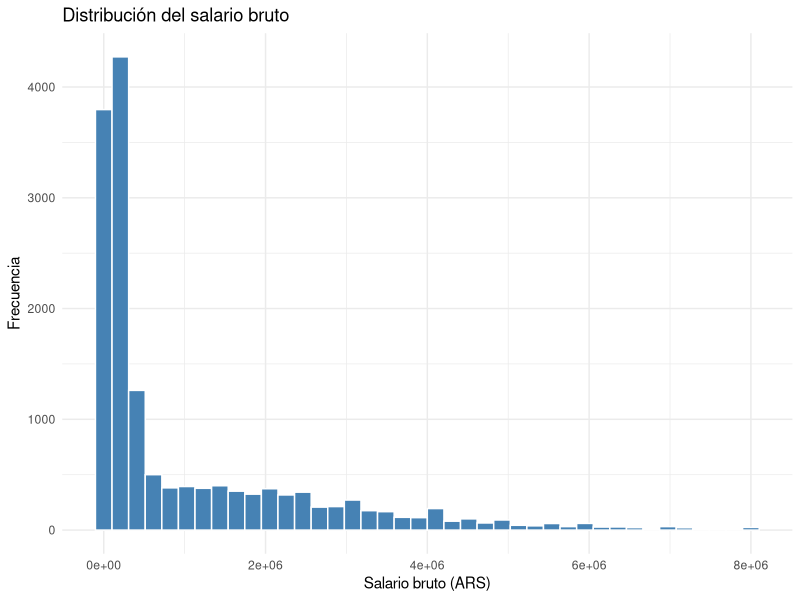
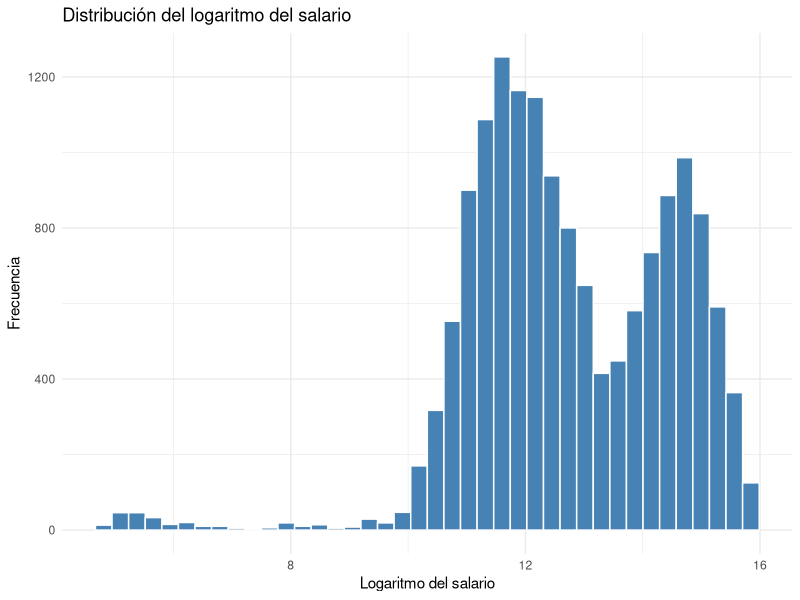
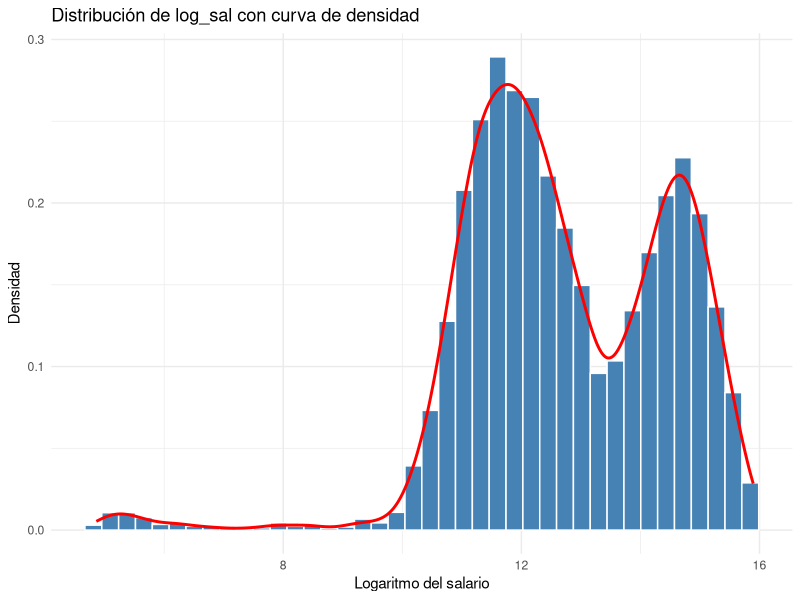
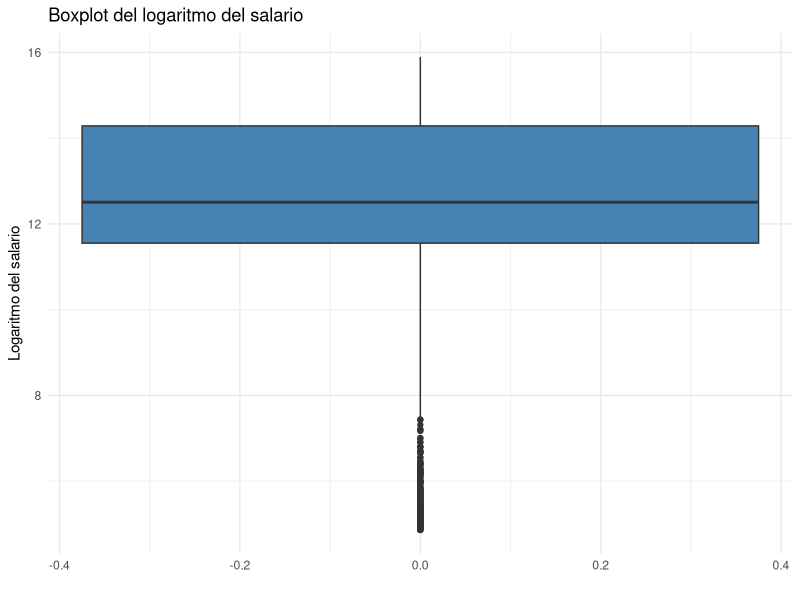
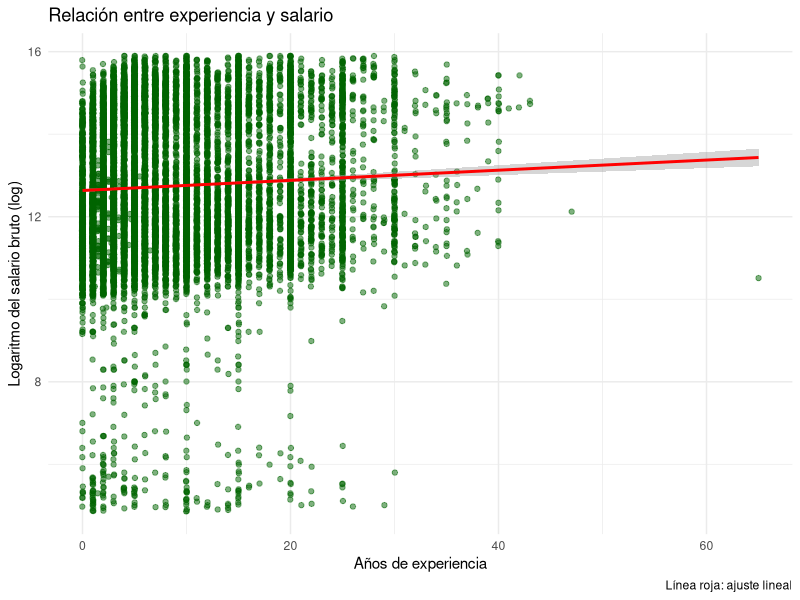
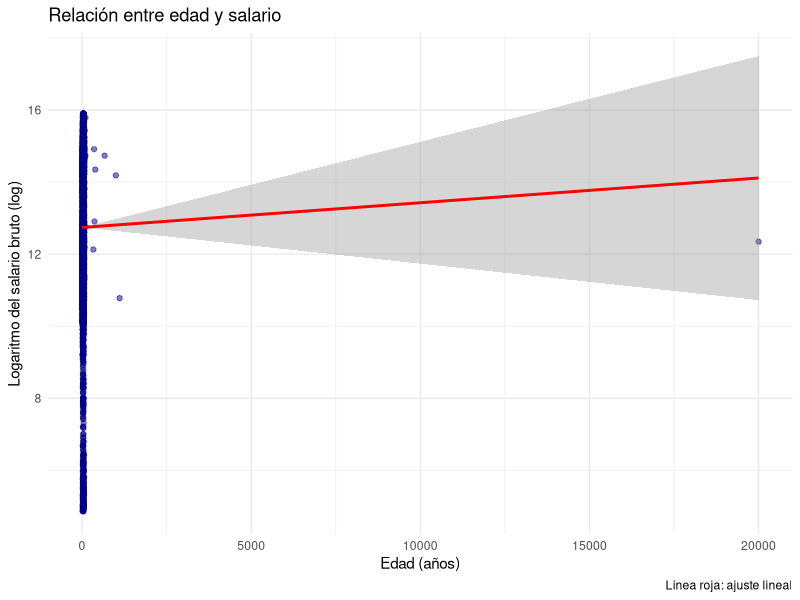
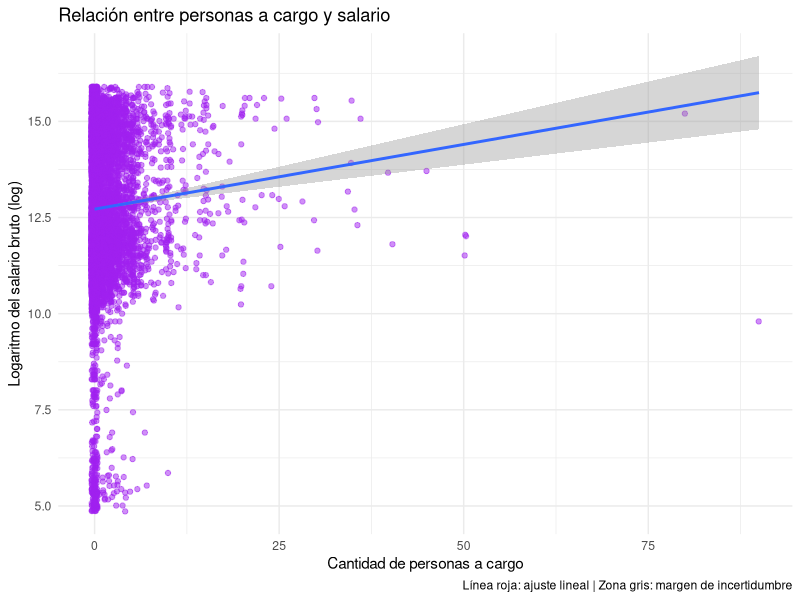
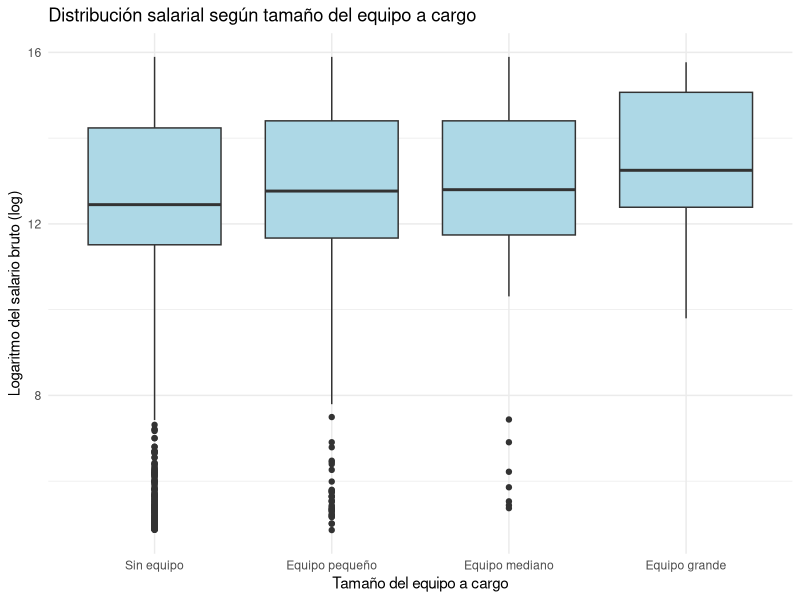

Generate these figures, in order, with R:
# -----------------------------------------------------------------------------
# 03_EDA.R
# -----------------------------------------------------------------------------

library(tidyverse)

#INDICE

# 1. CARGA DEL DATASET 
# 2. ESTRUCTURA GENERAL 
# 3. CALIDAD DE DATOS 
# 4. DISTRIBUCIONES UNIVARIADAS 
# 5. DISTRIBUCIÓN DE LA VARIABLE OBJETIVO 
# 6. VARIABLES NUMÉRICAS 
# 7. VARIABLES CATEGÓRICAS 
# 8. VARIABLES POTENCIALMENTE CONFUNDIDORAS 
# 9. REGIÓN Y ROLES 
# 10. CONCLUSIONES DEL EDA

# -----------------------------------------------------------------------------
# 1. CARGA DEL DATASET LIMPIO
# -----------------------------------------------------------------------------

df <- read_csv(
  "data/processed/df_sysarmy.csv")

# -----------------------------------------------------------------------------
# 2. ESTRUCTURA GENERAL
# -----------------------------------------------------------------------------

glimpse(df)
colnames(df)

# -----------------------------------------------------------------------------
# 3. CALIDAD DE DATOS
# -----------------------------------------------------------------------------


colSums(is.na(df))
sort(colSums(is.na(df)), decreasing = TRUE)



df %>%
  group_by(anio,semestre) %>%
  summarise(
    registros = n(),
    seniority_na = sum(is.na(seniority)),
    dolarizado_na = sum(is.na(sueldo_dolarizado)),
    modalidad_na = sum(is.na(modalidad)),
    uso_ia_na = sum(is.na(uso_ia))
  )


# CONCLUSION:
# Las variables PRINCIPALES utilizadas para el analisis no presentan
# valores faltantes.
#
# Seniority, sueldo_dolarizado y uso_ia representan aproximadamente
# un 67% de valores faltantes. Sin embargo, en el ultimo analisis que hicimos
# (por periodos) nos muestra que estos faltantes no son aleatorios.
#
# Las variables seniority, sueldo_dolarizado y uso_ia se encuentran
# disponibles a partir de la encuesta del periodo 2024.1,
# mientras que modalidad aparece a partir de 2022.2.
#
# Por lo tanto, los valores faltantes responden a cambios en el
# cuestionario de Sysarmy entre distintos períodos y no a errores
# de carga o falta de respuesta de los encuestados.



# -----------------------------------------------------------------------------
# 4. DISTRIBUCIONES UNIVARIADAS
# -----------------------------------------------------------------------------

### VARIABLES CATEGORICAS

# grupo_rol — "Data Platform / MLOps" representa el ~50% del dataset.
df %>%
  count(grupo_rol)%>%
  mutate(
    porcentaje = round(n/sum(n)*100,1)
  )

# Distribución de seniority — Nota: ~67% NA corresponden a períodos 2019-2023
df %>%
  count(seniority)%>%
  mutate(
    porcentaje = round(n/sum(n)*100,1)
  )

# genero_simple — Nota: ~82% Hombre, representación femenina baja (14%)
df %>%
  count(genero_simple)%>%
  mutate(
    porcentaje = round(n/sum(n)*100,1)
  )

# modalidad — Nota: ~46% NA (períodos pre-2022); entre los disponibles, 50% remoto
df %>%
  count(modalidad)%>%
  mutate(
    porcentaje = round(n/sum(n)*100,1)
  )

# gente_a_cargo_grupo — Nota: ~80% sin equipo a cargo
df %>%
  count(gente_a_cargo_grupo)%>%
  mutate(
    porcentaje = round(n/sum(n)*100,1)
  )


### VARIABLES NUMERICAS


# sal_bruto: media (1.049.037) - mediana (270.000) — distribucion asimetrica
# confirma uso de log_sal como variable objetivo
summary(df$sal_bruto)

# log_sal: media (12.74) y mediana (12.51) mas cercanas - buen uso de log()
summary(df$log_sal)

# experiencia: mediana 6 anios, máximo 65 — posible outlier en el maximo
summary(df$experiencia)

# edad: rango 17-70, 5 NA — no afectan el analisis
summary(df$edad)

# gente_a_cargo: mediana 0, media 0.74 — 80% sin equipo, distribucion muy sesgada
summary(df$gente_a_cargo)



# -----------------------------------------------------------------------------
# 5. DISTRIBUCION DE LA VARIABLE OBJETIVO
# -----------------------------------------------------------------------------


  ggplot(df, aes(x = sal_bruto)) +
    geom_histogram(
      bins = 40,
      fill = "steelblue",
      color = "white"
    ) +
    labs(
      title = "Distribución del salario bruto",
      x = "Salario bruto (ARS)",
      y = "Frecuencia"
    ) +
    theme_minimal()



ggplot(df, aes(x = log_sal)) +
  geom_histogram(
    bins = 40,
    fill = "steelblue",
    color = "white"
  ) +
  labs(
    title = "Distribución del logaritmo del salario",
    x = "Logaritmo del salario",
    y = "Frecuencia"
  ) +
  theme_minimal()



# Histograma con densidad — linea roja muestra curva de densidad estimada
# Grafico principal de esta seccion — se observa distribucion bimodal
# Dos picos sugieren -> dos grupos salariales distintos (pesos vs dolares)
ggplot(df, aes(x = log_sal)) +
  geom_histogram(
    aes(y = after_stat(density)),
    bins = 40, fill = "steelblue",color = "white"
  ) +
  geom_density(color = "red", size = 1) +
  labs(
    title = "Distribución de log_sal con curva de densidad",
    x = "Logaritmo del salario",
    y = "Densidad"
  )+
  theme_minimal()



# Boxplot del logarito del salario bruto
ggplot(df, aes(y = log_sal)) +
  geom_boxplot(fill = "steelblue") +
  labs(
    title = "Boxplot del logaritmo del salario",
    y = "Logaritmo del salario",
    x = ""
  ) +
  theme_minimal()


# -----------------------------------------------------------------------------
# 6. VARIABLES NUMERICAS
# -----------------------------------------------------------------------------


# Relacion entre Experiencia y salario
# Relacion positiva debil — experiencia sola no determina el salario
# Alta dispersion vertical
# La mayoria de observaciones se encuentran entre 0 y 20 anios de experiencia
ggplot(df, aes(x = experiencia, y = log_sal)) +
  geom_jitter(alpha = 0.5, color = "darkgreen") +
  geom_smooth(method = "lm", color = "red") +
  labs(
    title = "Relación entre experiencia y salario",
    x = "Años de experiencia",
    y = "Logaritmo del salario bruto (log)",
    caption = "Línea roja: ajuste lineal"
  )+
  theme_minimal()



# Relacion entre Edad y salario
# Tendencia positiva similar a experiencia pero con mayor dispersion
# Edad y experiencia probablemente correlacionadas — riesgo de multicolinealidad
# Se evaluara incluir solo una de las dos en el modelo final
ggplot(df, aes(x = edad, y = log_sal)) +
  geom_jitter(alpha = 0.5, color = "darkblue") +
  geom_smooth(method = "lm", color = "red") +
  labs(
    title = "Relación entre edad y salario",
    x = "Edad (años)",
    y = "Logaritmo del salario bruto (log)",
    caption = "Línea roja: ajuste lineal"
  ) +
  theme_minimal()


# Relacion entre Personas a cargo y salario
# 80% de observaciones en x=0 — ajuste lineal poco confiable
# Zona gris del lm se abre hacia la derecha por escasez de datos en valores altos
# El boxplot por grupos probablemente sea mas informativo para esta variable
ggplot(df, aes(x = gente_a_cargo, y = log_sal)) +
  geom_jitter(alpha = 0.5, color = "purple") +
  geom_smooth(method = "lm") +
  labs(
    title = "Relación entre personas a cargo y salario",
    x = "Cantidad de personas a cargo",
    y = "Logaritmo del salario bruto (log)",
    caption = "Línea roja: ajuste lineal | Zona gris: margen de incertidumbre"
  ) +
  theme_minimal()

# Relacion entre Grupo de personas a cargo y salario
# Mediana salarial aumenta progresivamente con el tamaño del equipo
# Cajas de tamaño similar — dispersion parecida entre los grupos
# Equipo grande tiene pocos casos
ggplot(df, aes(x = factor(gente_a_cargo_grupo, 
                           levels = c("Sin equipo","Equipo pequeño",
                                      "Equipo mediano","Equipo grande")), 
                y = log_sal)) +
  geom_boxplot(fill = "lightblue") +
  labs(
    title = "Distribución salarial según tamaño del equipo a cargo",
    x = "Tamaño del equipo a cargo",
    y = "Logaritmo del salario bruto (log)"
  )+
  theme_minimal()



# CONCLUSION SECCION 6:
# Las tres variables numericas muestran relacion positiva con el salario
# pero con alta dispersion — ninguna explica el salario de forma aislada.
# Edad y experiencia probablemente correlacionadas — evaluar multicolinealidad.




# -----------------------------------------------------------------------------
# 7. VARIABLES CATEGORICAS
# -----------------------------------------------------------------------------


# SENIORITY
# Variable con separación clara entre los tres niveles
# Medianas crecen progresivamente: Junior < Semi-Senior < Senior
# Senior tiene levemente la caja con mayor dispersión
ggplot(df %>% filter(!is.na(seniority)), 
       aes(x = seniority, y = log_sal, fill = seniority)) +
  geom_boxplot() +
  labs(
    title = "Distribución salarial según seniority",
    x = "Seniority",
    y = "Logaritmo del salario bruto (log)",
    caption = "Solo períodos 2024-2026 | n = 5.091 observaciones"
  )+
  theme_minimal()


# MODALIDAD
# Presencial muestra mediana levemente inferior y menor dispersión
# Medianas similares entre Remoto e Hibrido
# Modalidad no pareciera ser un determinante relevante del salario

ggplot(df %>% filter(!is.na(modalidad)),
       aes(x = modalidad, y = log_sal, fill = modalidad)) +
  geom_boxplot() +
  labs(
    title = "Distribución salarial según modalidad de trabajo",
    x = "Modalidad de trabajo",
    y = "Logaritmo del salario bruto (log)",
    caption = "Períodos 2019-2022 | n = 8.195 observaciones"
  ) +
  theme_minimal()


# DOLARIZACION
# Diferencia salarial mas pronunciada de todas las variables categóricas
# Dolarizado: mediana 14.9 ($2.916.000) vs No dolarizado: 14.6 ($2.180.000)
# Confirma hipotesis de bimodalidad observada en sección 5

ggplot(df %>% filter(!is.na(sueldo_dolarizado)),
       aes(x = factor(sueldo_dolarizado, 
                      labels = c("No dolarizado", "Dolarizado")),
           y = log_sal,
           fill = factor(sueldo_dolarizado))) +
  geom_boxplot() +
  labs(
    title = "Distribución salarial según dolarización del sueldo",
    x = "Tipo de sueldo",
    y = "Logaritmo del salario bruto (log)",
    caption = "Solo períodos 2024-2026 | n = 5.091 observaciones"
  ) +
  theme_minimal()

# Tabla de apoyo para visualizar mediana de log_sal segun sueldo dolarizado 
# TRUE o FALSE

df %>%
  filter(!is.na(sueldo_dolarizado)) %>%
  group_by(sueldo_dolarizado) %>%
  summarise(
    mediana = median(log_sal, na.rm = TRUE),
    mediana_pesos = median(sal_bruto, na.rm = TRUE),
    n = n()
  )


# RELACION ENTRE EXPERIENCIA y SALARIO SEGUN DOLARIZACION
# Brecha salarial entre dolarizados y no dolarizados se mantiene en toda 
# la trayectoria
# Las líneas no son paralelas — brecha crece levemente con la experiencia
# Dolarizar el sueldo tiene mayor impacto salarial a largo plazo

ggplot(df %>% filter(!is.na(sueldo_dolarizado)),
       aes(x = experiencia, 
           y = log_sal,
           color = factor(sueldo_dolarizado, 
                          labels = c("No dolarizado", "Dolarizado")))) +
  geom_point(alpha = 0.4, size = 0.8) +
  geom_smooth(method = "lm", se = TRUE) +
  labs(
    title = "Relación entre experiencia y salario según dolarización",
    x = "Años de experiencia",
    y = "Logaritmo del salario bruto (log)",
    color = "Tipo de sueldo",
    caption = "Línea: ajuste lineal con intervalo de confianza al 95% | Solo períodos 2024-2026"
  ) +
  theme_minimal()



# TAMANO DE LA EMPRESA
# Medianas similares entre todos los tamaños — sin tendencia clara ni consistente
# Leve variacion en tramos intermedios pero se estabiliza en empresas grandes
# Tamaño de empresa no parece ser un predictor relevante del salario

ggplot(df %>% filter(!is.na(tam_empresa)),
       aes(x = factor(tam_empresa, 
                      levels = c("1", "2-10", "11-50", "51-100", 
                                 "101-200", "201-500", "501-1000", 
                                 "1001-2000", "2001-5000", 
                                 "5001-10000", "+10000")), 
           y = log_sal)) +
  geom_boxplot(fill = "steelblue") +
  labs(
    title = "Distribución salarial según tamaño de la organización",
    x = "Cantidad de personas en la organización",
    y = "Logaritmo del salario bruto (log)"
  ) +
  theme(
    legend.position = "none",
    axis.text.x = element_text(angle = 45, hjust = 1)
  )+
  theme_minimal()



# CONCLUSION SECCION 7:
# Seniority y dolarización son las variables categóricas con mayor poder discriminante.
# Modalidad y tamaño de empresa no muestran diferencias salariales relevantes.
# Dolarización confirma hipótesis de bimodalidad — brecha del 34% en salario bruto.

# Tablas de apoyo

# mediana por seniority

df %>%
  group_by(seniority) %>%
  summarise(
    mediana_salario = median(sal_bruto, na.rm = TRUE),
    cantidad = n()
  )


# mediana por modalidad

df %>%
  group_by(modalidad) %>%
  summarise(
    mediana_salario = median(sal_bruto, na.rm = TRUE),
    cantidad = n()
  )


# mediana por sueldo dolarizado

df %>%
  group_by(sueldo_dolarizado) %>%
  summarise(
    mediana_salario = median(sal_bruto, na.rm = TRUE),
    cantidad = n()
  )


# -----------------------------------------------------------------------------
# 8. VARIABLES POTENCIALMENTE CONFUNDIDORAS
# -----------------------------------------------------------------------------



# GENERO
# Sin controlar por seniority — mujeres muestran mediana levemente superior
# Conclusion apresurada: no hay brecha salarial de genero
# Este grafico solo es el punto de partida — ver gráficos 2 y 3
ggplot(df,
       aes(x = genero_simple, y = log_sal, fill = genero_simple)) +
  geom_boxplot() +
  labs(
    title = "Distribución salarial según género",
    x = "Género",
    y = "Logaritmo del salario bruto (log)"
  ) +
  theme_minimal()


# Controlando por seniority - distribuciones de hombre y mujer muy similares
# El patron Junior < Semi-Senior < Senior se repite igual en ambos generos.
# La brecha que observamos en el grafico 1 desaparece al controlar por seniority.
ggplot(df %>% filter(!is.na(seniority)),
       aes(x = genero_simple, y = log_sal, fill = seniority)) +
  geom_boxplot() +
  labs(
    title = "Distribución salarial según género y seniority",
    x = "Género",
    y = "Logaritmo del salario bruto (log)",
    fill = "Seniority",
    caption = "Solo períodos 2024-2026 | n = 5.091 observaciones"
  ) +
  theme_minimal()



# Hombres tienen mayor proporcion de Senior (~50%) vs mujeres (~30%)
# Mujeres tienen mayor proporcion de Junior y Semi-Senior
# Explica porque el genero parece relevante sin controlar si 
# es el seniority el factor real
ggplot(df %>% filter(!is.na(seniority)),
       aes(x = genero_simple, fill = seniority)) +
  geom_bar(position = "fill") +
  labs(
    title = "Proporción de seniority según género",
    x = "Género",
    y = "Proporción",
    fill = "Seniority",
    caption = "Solo períodos 2024-2026 | n = 5.091 observaciones"
  ) +
  theme_minimal()


# Tabla de Apoyo - Mediana de salario por grupo_rol
df %>%
  group_by(grupo_rol) %>%
  summarise(
    mediana_salario = median(sal_bruto, na.rm = TRUE),
    cantidad = n()
  ) %>%
  arrange(desc(mediana_salario))


# CONCLUSION SECCION 8:
# El genero no es un determinante salarial independiente.
# Seniority actua como variable confundidora — hombres Senior ~50%  vs 
# mujeres Senior ~30%.
# Al controlar por seniority, las diferencias salariales entre generos desaparecen.


# -----------------------------------------------------------------------------
# 9. REGIONES Y ROLES
# -----------------------------------------------------------------------------

# SALARIO SEGUN REGION
# GBA tiene mediana mas alta y distribucion más compacta que CABA e Interior
# Posiblemente esto refleje profesionales remotos trabajando para empresas 
# de CABA.
# CABA e Interior tienen medianas similares pero mayor dispersion
# Observaciones: CABA=8.461, GBA=915, Interior=5.912
ggplot(df,
       aes(x = region, y = log_sal, fill = region)) +
  geom_boxplot() +
  labs(
    title = "Distribución salarial según región",
    x = "Región",
    y = "Logaritmo del salario bruto (log)"
  ) +
  theme_minimal()

df %>% count(region)



# SALARIO SEGUN GRUPO DE ROL
# Data Science / AI tiene la mediana mas alta — Data Platform / MLOps la 
# mas baja
# Diferencias entre grupos menores de lo esperado — medianas similares
ggplot(df,
       aes(x = grupo_rol, y = log_sal, fill = grupo_rol)) +
  geom_boxplot() +
  labs(
    title = "Distribución salarial según grupo de rol",
    x = "Grupo de rol",
    y = "Logaritmo del salario bruto (log)"
  ) +
  theme(
    legend.position = "none",
    axis.text.x = element_text(angle = 15, hjust = 1)
  )+
  theme_minimal()


# TOP DE ROLES CON FILL POR GRUPO — salario por ocupación
# Entre los puestos AI Engineer tiene la mediana mas alta - DBA la mas baja 
# Alta variabilidad dentro de cada grupo de rol
# El puesto (rol) es una etiqueta — seniority y dolarización
# determinan el salario independientemente del puesto especifico
top_roles <- df %>%
  count(trabajo_de, sort = TRUE) %>%
  slice_head(n = 10) %>%
  pull(trabajo_de)

ggplot(df %>% filter(trabajo_de %in% top_roles),
       aes(x = reorder(trabajo_de, log_sal, median),
           y = log_sal,
           fill = grupo_rol)) +
  geom_boxplot() +
  coord_flip() +
  labs(
    title = "Distribución salarial por rol — Top 10",
    x = "Rol",
    y = "Logaritmo del salario bruto (log)",
    fill = "Grupo de rol"
  ) +
  theme_minimal()


# CONCLUSION SECCION 9:
# Las diferencias regionales son menores de lo esperado — mercado IT relativamente homogeneo.
# Entre roles, AI Engineer lidera y DBA queda en el extremo inferior.
# Grupo de rol y region pueden ser variables de control en el modelado.


# -----------------------------------------------------------------------------
# 10. CONCLUSIONES DEL EDA
# -----------------------------------------------------------------------------


# VARIABLES CON MAYOR PODER EXPLICATIVO:
# - Seniority: separación clara entre niveles, mayor señal del EDA
# - Dolarización: brecha del 34% en salario bruto, confirma bimodalidad
# - Experiencia: relación positiva pero con alta dispersión
# - Grupo de rol: Data Science / AI lidera, diferencias moderadas

# VARIABLES CON MENOR PODER EXPLICATIVO:
# - Modalidad: medianas similares entre remoto, híbrido y presencial
# - Tamaño de empresa: sin tendencia clara ni consistente
# - Región: mercado IT relativamente homogéneo geográficamente

# VARIABLE CONFUNDIDORA IDENTIFICADA:
# - Seniority confunde la relación género-salario
# - Al controlar por seniority, diferencias entre géneros desaparecen

# DECISIÓN DE MODELADO:
# - Modelo 1: datos completos 2019-2026, sin seniority ni dolarización
# - Modelo 2: datos 2024-2026, incorpora seniority y dolarización
# - Comparación mediante ANOVA
